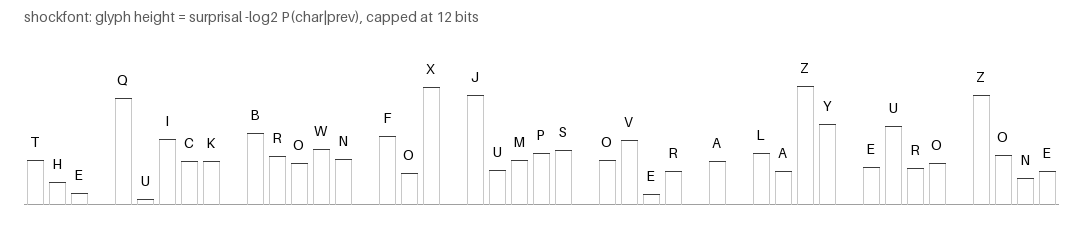

This chart was generated by the following Python code:
"""shockfont.py — third font principle: the token-level one.

freqfont (v1): glyph WIDTH = the letter's marginal frequency —
a property of the letter TYPE.
connectfont (v2): glyph SHAPE = the letter's digraph
distribution — still a property of the type: every 'E' is
identical.
shockfont (v3): glyph HEIGHT = surprisal -log2 P(char|prev) —
a property of the TOKEN. The same letter renders differently
every time, because what it carries is not what it IS but how
predictable its arrival was. Rendered text becomes a skyline
of its own information density: 'QU' sinks to the baseline
(u|q ~ certain), rare digraphs spike like an ECG.

Corpus: the repo's own English (same files as connectfont).
Sanity checks: 'U' after 'Q' must sit near the floor;
'E' after 'U' (EU digraph is rare) must spike hard.
"""

import math
from pathlib import Path
from PIL import Image, ImageDraw, ImageFont
from connectfont import digraph_counts, ALPH

SAMPLE = 'THE QUICK BROWN FOX JUMPS OVER A LAZY EURO ZONE'
MAX_S = 12.0          # cap on surprisal axis (bits)
BAR_W, FLOOR = 22, 30


def surprisal(nxt, tot, prev, cur):
    """-log2 P(cur|prev) with add-one smoothing; prev=None ->
    marginal against total stream."""
    if prev is None or tot[prev] == 0:
        p = sum(tot.values()) and (tot[cur] + 1) / \
            (sum(tot.values()) + 26)
    else:
        p = (nxt[prev].get(cur, 0) + 1) / (tot[prev] + 26)
    return -math.log2(p)


def render(text, nxt, tot, path):
    pad, top = 24, 30
    w = pad * 2 + len(text) * BAR_W
    h = top + int(MAX_S * 12) + FLOOR + 46
    img = Image.new('L', (w, h), 255)
    d = ImageDraw.Draw(img)
    f = ImageFont.load_default(14)
    base = top + int(MAX_S * 12) + FLOOR
    d.line([(pad, base), (w - pad, base)], fill=160)
    heights = []
    prev = None
    for i, ch in enumerate(text):
        x = pad + i * BAR_W + BAR_W // 2
        if ch == ' ':
            heights.append(None)
            prev = None
            continue
        s = min(MAX_S, surprisal(nxt, tot, prev, ch))
        bh = int(s / MAX_S * (MAX_S * 12))
        heights.append(s)
        d.line([(x - 8, base), (x - 8, base - bh)], fill=200)
        d.line([(x + 8, base), (x + 8, base - bh)], fill=200)
        d.line([(x - 8, base - bh), (x + 8, base - bh)], fill=60)
        d.text((x, base - bh - 18), ch, anchor='mm', font=f, fill=0)
        prev = ch
    d.text((pad, 8), 'shockfont: glyph height = surprisal '
           '-log2 P(char|prev), capped at 12 bits',
           font=f, fill=90)
    img.save(path)
    return heights


def check():
    nxt, tot = digraph_counts()
    qu = surprisal(nxt, tot, 'Q', 'U')
    eu = surprisal(nxt, tot, 'E', 'U')
    print(f'surprisal U|Q = {qu:.2f} bits (expect near 0)')
    print(f'surprisal U|E = {eu:.2f} bits (expect high)')
    ok = qu < 2.0 and eu > 4.0
    print('VERDICT:', 'OK' if ok else 'FAIL')
    return ok


if __name__ == '__main__':
    nxt, tot = digraph_counts()
    check()
    h = render(SAMPLE, nxt, tot,
               str(Path(__file__).with_suffix('.png')))
    print('saved shockfont.png;',
          'peaks:', [(c, round(s, 1)) for c, s in
                     zip(SAMPLE.replace(' ', ''), h)
                     if s and s > 8][:8])
